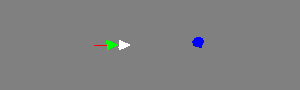

Python code for this plot:
#!/usr/bin/env python

# Test rendering cones with automatic light creation disabled.

import vtkmodules.vtkInteractionStyle  # noqa: F401
import vtkmodules.vtkRenderingFreeType  # noqa: F401
import vtkmodules.vtkRenderingOpenGL2  # noqa: F401

from vtkmodules.vtkFiltersSources import vtkConeSource
from vtkmodules.vtkRenderingCore import (
    vtkActor,
    vtkPolyDataMapper,
    vtkRenderWindow,
    vtkRenderWindowInteractor,
    vtkRenderer,
)

# Renderer with no automatic light creation
renderer = vtkRenderer()
renderer.AutomaticLightCreationOff()

# Cones of varying resolution
cone_0 = vtkConeSource()
cone_0.SetResolution(0)
cone_0_mapper = vtkPolyDataMapper()
cone_0_mapper.SetInputConnection(cone_0.GetOutputPort())
cone_0_actor = vtkActor()
cone_0_actor.SetMapper(cone_0_mapper)
cone_0_actor.SetPosition(-1.5, 0, 0)
cone_0_actor.GetProperty().SetDiffuseColor(1, 0, 0)

cone_1 = vtkConeSource()
cone_1.SetResolution(1)
cone_1_mapper = vtkPolyDataMapper()
cone_1_mapper.SetInputConnection(cone_1.GetOutputPort())
cone_1_actor = vtkActor()
cone_1_actor.SetMapper(cone_1_mapper)
cone_1_actor.SetPosition(-0.5, 0, 0)
cone_1_actor.GetProperty().SetDiffuseColor(0, 1, 0)

cone_2 = vtkConeSource()
cone_2.SetResolution(2)
cone_2_mapper = vtkPolyDataMapper()
cone_2_mapper.SetInputConnection(cone_2.GetOutputPort())
cone_2_actor = vtkActor()
cone_2_actor.SetMapper(cone_2_mapper)
cone_2_actor.SetPosition(0.5, 0, 0)

cone_8 = vtkConeSource()
cone_8.SetResolution(8)
cone_8.SetDirection(0, 0, 10)
cone_8.SetCenter(5, 0, 0)
cone_8_mapper = vtkPolyDataMapper()
cone_8_mapper.SetInputConnection(cone_8.GetOutputPort())
cone_8_actor = vtkActor()
cone_8_actor.SetMapper(cone_8_mapper)
cone_8_actor.SetPosition(1.5, 0, 0)
cone_8_actor.GetProperty().BackfaceCullingOn()
cone_8_actor.GetProperty().SetDiffuseColor(0, 0, 1)

renderer.AddActor(cone_0_actor)
renderer.AddActor(cone_1_actor)
renderer.AddActor(cone_2_actor)
renderer.AddActor(cone_8_actor)
renderer.SetBackground(0.5, 0.5, 0.5)

render_window = vtkRenderWindow()
render_window.AddRenderer(renderer)
render_window.SetWindowName("no light generation")
render_window.SetMultiSamples(0)
render_window.SetSize(300, 90)

interactor = vtkRenderWindowInteractor()
interactor.SetRenderWindow(render_window)

# Scene
renderer.ResetCamera()
renderer.GetActiveCamera().Elevation(30)
renderer.GetActiveCamera().Dolly(1.3)
renderer.ResetCameraClippingRange()

interactor.Initialize()
interactor.Start()
